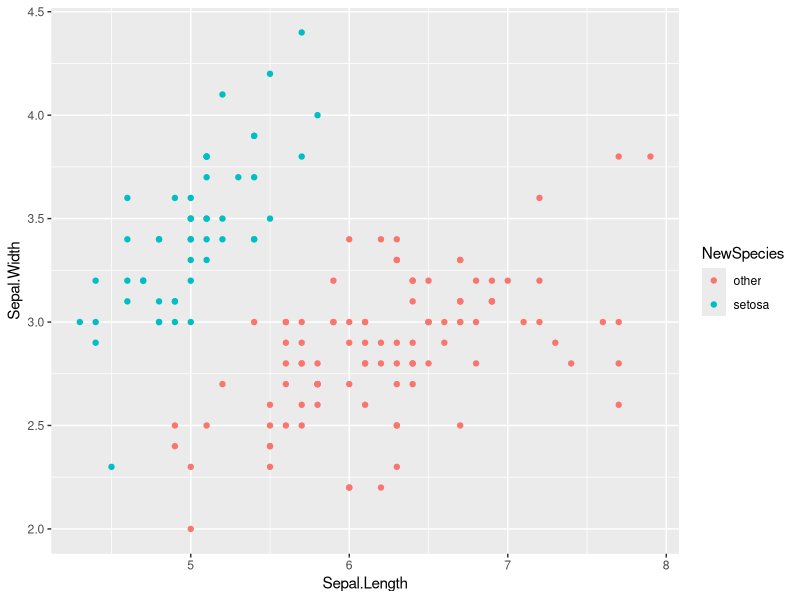
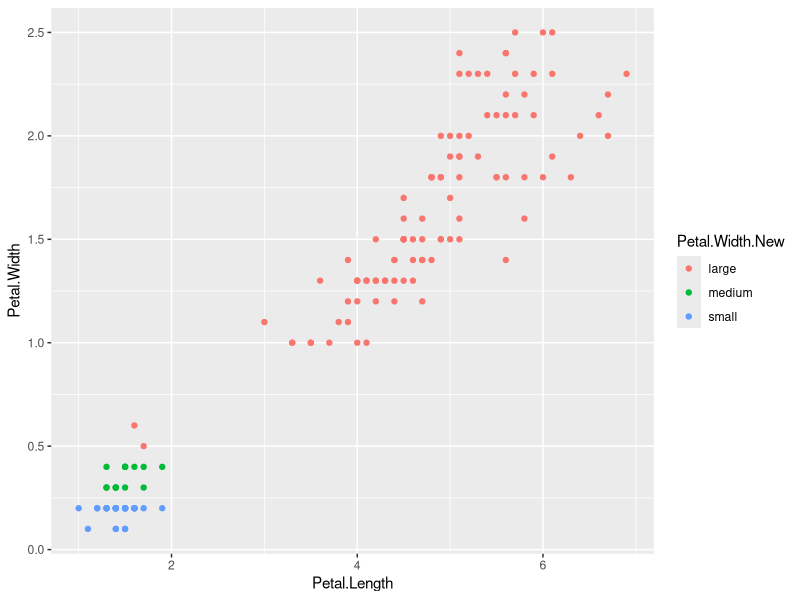

These charts were generated, in order, by the following R code: (Note: this script raises an error after producing the figures.)


# clear working environment
rm(list = ls())
dev.off()

# load packages
library(tidyverse)

# for loops
for (x in 1:10){
  print(x)
}

for (x in 1:10){
  print(x + 10)
}

# for loops across character strings
for (x in c("2019", "2020", "2021", "2022")){
  y <- paste("The year is ", x)
  print(y)
}

y

# assigning the output to an object
new_vector <- NA

for (x in 1:10){
  new_vector[x] <- x + 10
}

new_vector


# adding a new col to existing dataset
data("starwars")

# create empty column
starwars$size <- NA

# add to the new column in a for loop
for (i in 1:nrow(starwars)){
  starwars$size[i] <- starwars$height[i] * starwars$mass[i]
}

starwars$size

# avoiding for loops with vectorisation instead
x <- 1:10
print(x)
print(x+10)
x+10

years <- c("2019", "2020", "2021", "2022")
paste("The year is ", years)

# conditional statements

# If
z <- 11
if (z < 10){
  print("z is less than 10")
}


# adding else
if (z < 10){
  print("z is less than 10")
} else {
  print("z is more than 10")
}

# doing the same thing with ifelse
ifelse(z < 10, "z is less than 10", "z is more than 10")

# working on vectors
z <- seq(1,60,6)
z
ifelse(z < 10, "z is less than 10", "z is more than 10")

# ifelse with a character vector
countries <- c("UK", "USA", "France", "China")
ifelse(countries == "UK", "UK", "Elsewhere")

# add a new factor variable to a data frame with ifelse
data(iris)

levels(iris$Species)

iris$NewSpecies <- ifelse(iris$Species == "setosa", "setosa", "other")

ggplot(iris, aes(Sepal.Length, Sepal.Width, colour = NewSpecies)) +
  geom_point()

# nested ifelse statements
iris$Petal.Width.New <- ifelse(iris$Petal.Width < 0.3, "small",
                               ifelse(iris$Petal.Width >= 0.3 & iris$Petal.Width < 0.5, "medium", "large"))

# testing NA
iris[1,4] <- NA

# ggplot of our new variable
ggplot(iris, aes(Petal.Length, Petal.Width, colour = Petal.Width.New)) +
  geom_point()


# FUNCTIONS
add_ten <- function(x){
  y <- x + 10
  return(y)
}

add_ten(100)

z <- 1:10
add_ten(z)


# functions with multiple arguments
multiply <- function(x, y){
  z <- x * y
  return(z)
}

multiply(3,2)

multiply(3)

# adding a default argument
multiply <- function(x, y = 10){
  z <- x * y
  return(z)
}

multiply(3)

multiply(3,2)


# combining conditional statements and functions
eval10 <- function(x){
  y <- ifelse(x < 10, "less than 10", "greater than 10")
  return(y)
}

eval10(1)
eval10(15)








